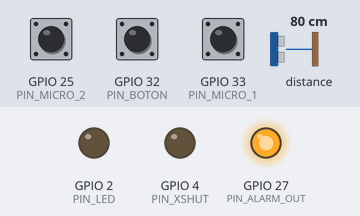
The sketch below on a simulated ESP32. On the bench: output pins drawn as LEDs (lit = HIGH). Inputs (shaded band) come from the test bench; at power-on: distance to the obstacle 80 cm, GPIO 25 (PIN_MICRO_2) HIGH, GPIO 32 (PIN_BOTON) HIGH, GPIO 33 (PIN_MICRO_1) HIGH. What the sketch prints to the serial monitor is not drawn.

Above: at 0.1 s.
At 1.5 s:
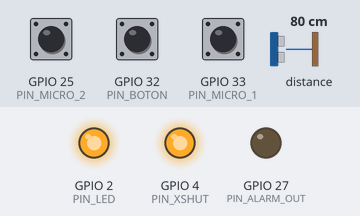
1.6 s: distance to the obstacle set to 2 cm
3.6 s: GPIO 25 (PIN_MICRO_2) pulled LOW for 0.15 s
5.2 s: GPIO 32 (PIN_BOTON) pulled LOW for 0.15 s
6.8 s: GPIO 33 (PIN_MICRO_1) pulled LOW for 0.15 s
8.4 s: distance to the obstacle set to 250 cm
10.4 s: GPIO 25 (PIN_MICRO_2) pulled LOW for 1 s
Timing chart, 0 to 13.4 s (numbered marks = the images above; inputs shaded):
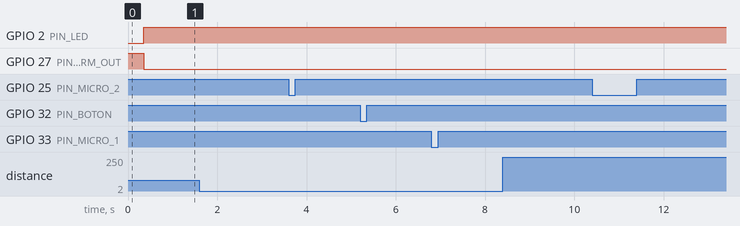

Measured:
- after the input at 1.6 s, every drawn part: stays the same
- after the input at 3.6 s, every drawn part: stays the same
- after the input at 5.2 s, every drawn part: stays the same
- after the input at 6.8 s, every drawn part: stays the same
- after the input at 8.4 s, every drawn part: stays the same
- after the input at 10.4 s, every drawn part: stays the same

The sketch:

Sensor.ino
```cpp
#include <Arduino.h>
#include <Wire.h>
#include <Adafruit_VL53L0X.h>

// ==========================
// Pines ESP32
// ==========================
static const int PIN_I2C_SDA   = 21;
static const int PIN_I2C_SCL   = 22;
static const int PIN_XSHUT     = 4;    // opcional, solo si lo conectas
static const int PIN_ALARM_OUT = 27;
static const int PIN_LED       = 2;    // LED interno opcional

// Entradas
static const int PIN_BOTON     = 32;   // botón NO
static const int PIN_MICRO_1   = 33;   // microswitch NC
static const int PIN_MICRO_2   = 25;   // microswitch NC

// ==========================
// Parámetros
// ==========================
static const uint16_t DIST_STOP_MM = 55;
static const uint32_t I2C_FREQ_HZ  = 400000;

// Si quieres que un fallo del sensor también active alarma,
// cambia esto a true.
static const bool ALARM_ON_SENSOR_ERROR = false;

// ==========================
// Sensor VL53L0X
// ==========================
Adafruit_VL53L0X lox = Adafruit_VL53L0X();

// ==========================
// Variables
// ==========================
int16_t lastDistanceMm = -1;
uint32_t lastPrintMs = 0;

// --------------------------------------------------
// LOW  = alarma / mandar señal a RAMPS
// HIGH = normal
// --------------------------------------------------
void setAlarmOutput(bool danger)
{
  digitalWrite(PIN_ALARM_OUT, danger ? LOW : HIGH);
  digitalWrite(PIN_LED, danger ? HIGH : LOW);
}

// --------------------------------------------------
// Botón conectado en NO
//
// COM -> GND
// NO  -> GPIO 32
//
// Sin presionar = HIGH
// Presionado    = LOW
// --------------------------------------------------
bool botonPresionado()
{
  return digitalRead(PIN_BOTON) == LOW;
}

// --------------------------------------------------
// Microswitch conectado en NC
//
// COM -> GND
// NC  -> GPIO
//
// En reposo  = LOW
// Presionado = HIGH
// Cable roto = HIGH, también alarma
// --------------------------------------------------
bool microNCPresionado(int pin)
{
  return digitalRead(pin) == HIGH;
}

// --------------------------------------------------
// Lee distancia del VL53L0X
// Devuelve distancia en mm
// Devuelve -1 si no hay lectura válida
// --------------------------------------------------
int16_t readDistanceMm()
{
  VL53L0X_RangingMeasurementData_t measure;

  lox.rangingTest(&measure, false);

  // RangeStatus 4 suele indicar fuera de rango en la librería Adafruit.
  // También descartamos distancia 0.
  if (measure.RangeStatus != 4 && measure.RangeMilliMeter > 0) {
    return (int16_t)measure.RangeMilliMeter;
  }

  return -1;
}

// --------------------------------------------------
// Debug serial
// --------------------------------------------------
void printStatus(
  int16_t distanceMm,
  bool sensorDanger,
  bool boton,
  bool micro1,
  bool micro2,
  bool sensorError
)
{
  uint32_t now = millis();
  if (now - lastPrintMs < 100) return;
  lastPrintMs = now;

  Serial.print("Distancia: ");
  if (distanceMm < 0) {
    Serial.print("sin dato valido");
  } else {
    Serial.print(distanceMm);
    Serial.print(" mm");
  }

  Serial.print(" | sensor=");
  if (sensorError) {
    Serial.print("SIN DATO");
  } else {
    Serial.print(sensorDanger ? "ALARMA" : "OK");
  }

  Serial.print(" | boton_NO=");
  Serial.print(boton ? "PRESIONADO" : "suelto");

  Serial.print(" | micro1_NC=");
  Serial.print(micro1 ? "PRESIONADO/ABIERTO" : "reposo");

  Serial.print(" | micro2_NC=");
  Serial.print(micro2 ? "PRESIONADO/ABIERTO" : "reposo");

  Serial.print(" | salida GPIO27=");
  Serial.println((digitalRead(PIN_ALARM_OUT) == LOW) ? "ALARMA" : "NORMAL");
}

void setup()
{
  pinMode(PIN_ALARM_OUT, OUTPUT);
  pinMode(PIN_LED, OUTPUT);

  pinMode(PIN_BOTON, INPUT_PULLUP);
  pinMode(PIN_MICRO_1, INPUT_PULLUP);
  pinMode(PIN_MICRO_2, INPUT_PULLUP);

  // Estado normal al arrancar
  setAlarmOutput(false);

  Serial.begin(115200);
  delay(300);

  Serial.println();
  Serial.println("Iniciando VL53L0X con ESP32...");

  // I2C del ESP32
  Wire.begin(PIN_I2C_SDA, PIN_I2C_SCL);
  Wire.setClock(I2C_FREQ_HZ);

  // XSHUT es opcional.
  // Si tu módulo VL53L0X no tiene XSHUT conectado, esto no afecta.
  pinMode(PIN_XSHUT, OUTPUT);
  digitalWrite(PIN_XSHUT, LOW);
  delay(10);
  digitalWrite(PIN_XSHUT, HIGH);
  delay(10);

  // Dirección normal del VL53L0X: 0x29
  if (!lox.begin(0x29, false, &Wire)) {
    Serial.println("ERROR: No se detecta el VL53L0X.");
    Serial.println("Revisa SDA, SCL, 3.3V, GND y direccion I2C.");

    // Por seguridad puedes dejarlo en alarma si falla el sensor
    if (ALARM_ON_SENSOR_ERROR) {
      setAlarmOutput(true);
    }

    while (1) {
      delay(100);
    }
  }

  Serial.println("VL53L0X iniciado correctamente.");
  Serial.print("DIST_STOP_MM = ");
  Serial.println(DIST_STOP_MM);
}

void loop()
{
  lastDistanceMm = readDistanceMm();

  bool sensorError = lastDistanceMm < 0;

  bool sensorDanger = false;
  if (lastDistanceMm > 0 && lastDistanceMm <= DIST_STOP_MM) {
    sensorDanger = true;
  }

  bool botonActivo  = botonPresionado();
  bool micro1Activo = microNCPresionado(PIN_MICRO_1);
  bool micro2Activo = microNCPresionado(PIN_MICRO_2);

  // Todos hacen exactamente lo mismo:
  // sensor, botón o microswitch activado => GPIO 27 en LOW
  bool danger = sensorDanger || botonActivo || micro1Activo || micro2Activo;

  if (ALARM_ON_SENSOR_ERROR && sensorError) {
    danger = true;
  }

  setAlarmOutput(danger);

  printStatus(
    lastDistanceMm,
    sensorDanger,
    botonActivo,
    micro1Activo,
    micro2Activo,
    sensorError
  );

  delay(20);
}
```
